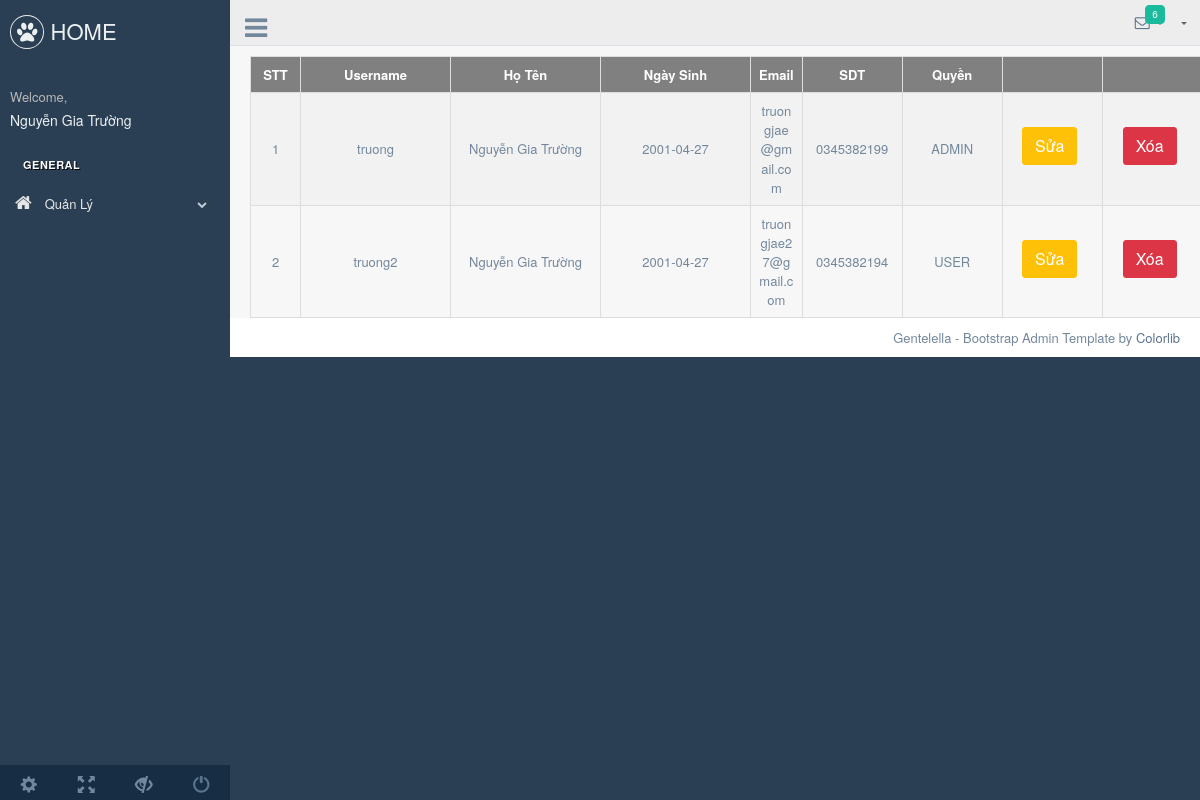
Page /admin/production/user.php (signed in) on the committed database.
### tables this page shows
CREATE TABLE `user` (
  `id` int(11) NOT NULL,
  `username` varchar(255) NOT NULL,
  `password` varchar(255) NOT NULL,
  `fullname` varchar(255) NOT NULL,
  `dob` date NOT NULL,
  `address` varchar(255) NOT NULL,
  `role` tinyint(1) NOT NULL DEFAULT 0,
  `gender` tinyint(1) NOT NULL DEFAULT 0,
  `email` varchar(255) NOT NULL,
  `phone` varchar(10) NOT NULL
);

### backend/auth.php (called while the page is built, shortened)
<?php
require_once (__DIR__."../../connect.php") ;
class Auth{
    public static function findOneByUsernameAndPassword($username,$password){
        global $conn;
        $sql="select * from user where username = '$username' and password = '$password'";
        $run = mysqli_query($conn,$sql)->fetch_assoc();
        return $run;
    }
    public static function loginWithCookie(){
        if(isset($_COOKIE['username']) && isset($_COOKIE['password'])) {
            $username= $_COOKIE['username'];
            $password= $_COOKIE['password'];
            $run = Auth::findOneByUsernameAndPassword($username,$password);
            return $run ? $run : null;
        }
        return null;
    }
}

### repository/userRepository.php (called while the page is built, shortened)
<?php
    require_once(__DIR__."../../connect.php");
    class UserRepository{
        public function getAll(){
            global $conn;
            $sql = "select * from user";
            return mysqli_query($conn,$sql);
        }
    }
?>

### backend/filterAdmin.php (called while the page is built, shortened)
<?php
    require_once("auth.php");
    $checkCookie = Auth::loginWithCookie();
?>

### admin/production/user.php (the view, shortened to what this page needs)
<?php
    require_once("../../backend/filterAdmin.php");
    require_once("../../repository/userRepository.php");
    $userRepository = new UserRepository();
    $userList = $userRepository->getAll();
?>
<!DOCTYPE html>
<html lang="en">
  <head>
    <link href="../vendors/bootstrap/dist/css/bootstrap.min.css" rel="stylesheet">
    <link href="../vendors/font-awesome/css/font-awesome.min.css" rel="stylesheet">
    <link href="../vendors/nprogress/nprogress.css" rel="stylesheet">
    <link href="../vendors/iCheck/skins/flat/green.css" rel="stylesheet">
    <link href="../vendors/bootstrap-progressbar/css/bootstrap-progressbar-3.3.4.min.css" rel="stylesheet">
    <link href="../vendors/jqvmap/dist/jqvmap.min.css" rel="stylesheet"/>
    <link href="../vendors/bootstrap-daterangepicker/daterangepicker.css" rel="stylesheet">
    <link href="../build/css/custom.min.css" rel="stylesheet">
    <link href="css/shoe.css" rel="stylesheet">
  </head>
  <body class="nav-md">
    <div class="container body">
      <div class="main_container">
        <div class="col-md-3 left_col">
          <div class="left_col scroll-view">
            <div class="navbar nav_title" style="border: 0;">
              <a href="../../index.php" class="site_title"><i class="fa fa-paw"></i> <span>HOME</span></a>
            </div>
            <div class="profile clearfix">
              <div class="profile_info">
                <span>Welcome,</span>
                <h2> <?php require_once("../../backend/filterWithCookieAdmin.php") ?></h2>
              </div>
            </div>
            <br />
            <div id="sidebar-menu" class="main_menu_side hidden-print main_menu">
              <div class="menu_section">
                <h3>General</h3>
                <ul class="nav side-menu">
                  <li><a><i class="fa fa-home"></i> Quản Lý <span class="fa fa-chevron-down"></span></a>
                  </li>
                </ul>
              </div>
            </div>
            <div class="sidebar-footer hidden-small">
              <a data-toggle="tooltip" data-placement="top" title="Settings">
                <span class="glyphicon glyphicon-cog" aria-hidden="true"></span>
              </a>
              <a data-toggle="tooltip" data-placement="top" title="FullScreen">
                <span class="glyphicon glyphicon-fullscreen" aria-hidden="true"></span>
              </a>
              <a data-toggle="tooltip" data-placement="top" title="Lock">
                <span class="glyphicon glyphicon-eye-close" aria-hidden="true"></span>
              </a>
              <a data-toggle="tooltip" data-placement="top" title="Logout" href="login.html">
                <span class="glyphicon glyphicon-off" aria-hidden="true"></span>
              </a>
            </div>
          </div>
        </div>
        <div class="top_nav">
          <div class="nav_menu">
              <div class="nav toggle">
                <a id="menu_toggle"><i class="fa fa-bars"></i></a>
              </div>
              <nav class="nav navbar-nav">
              <ul class=" navbar-right">
                <li class="nav-item dropdown open" style="padding-left: 15px;">
                  <a href="javascript:;" class="user-profile dropdown-toggle" aria-haspopup="true" id="navbarDropdown" data-toggle="dropdown" aria-expanded="false">
                    <?php require_once("../../backend/filterWithCookieAdmin.php") ?>
                  </a>
                </li>
                <li role="presentation" class="nav-item dropdown open">
                  <a href="javascript:;" class="dropdown-toggle info-number" id="navbarDropdown1" data-toggle="dropdown" aria-expanded="false">
                    <i class="fa fa-envelope-o"></i>
                    <span class="badge bg-green">6</span>
                  </a>
                </li>
              </ul>
            </nav>
          </div>
        </div>
        <div class="right_col" role="main">
          <table id="tableShoe">
            <tr>
              <th class="text-center" style="min-width:50px">STT</th>
              <th class="text-center" style="min-width:150px">Username</th>
              <th class="text-center" style="min-width:150px">Họ Tên</th>
              <th class="text-center" style="min-width:150px">Ngày Sinh</th>
              <th class="text-center" style="min-width:50px">Email</th>
              <th class="text-center" style="min-width:100px">SDT</th>
              <th class="text-center" style="min-width:100px">Quyền</th>
              <th class="text-center" style="min-width:100px"> </th>
              <th class="text-center" style="min-width:100px"> </th>
            </tr>
            <?php
                  $i=1;
                  foreach($userList as $user){
              ?>
            <tr>
                <td><?php echo $i++; ?></td>
                <td><?php echo $user['username']?></td>
                <td><?php echo $user['fullname']?></td>
                <td><?php echo $user['dob']?></td>
                <td><?php echo $user['email']?></td>
                <td><?php echo $user['phone']?></td>
                <td><?php echo $user['role']==1 ? "ADMIN" : "USER" ?></td>
                <td><a class="btn btn-warning" href="updateUser.php?id=<?php echo $user['id']?>" role="button">Sửa</a></td>
                <td><a class="btn btn-danger" href="deleteUser.php?id=<?php echo $user['id']?>" role="button" onclick="return confirm('Bạn có muốn xóa không?');">Xóa</a></td>
            </tr>
            <?php
                  }
            ?>
        </table>
        </div>
        <footer>
          <div class="pull-right">
            Gentelella - Bootstrap Admin Template by <a href="https://colorlib.com">Colorlib</a>
          </div>
          <div class="clearfix"></div>
        </footer>
      </div>
    </div>
  </body>
</html>

### backend/filterWithCookieAdmin.php
<?php
    require_once("auth.php");
    $checkCookie = Auth::loginWithCookie();
    if($checkCookie != null){
        echo $checkCookie['fullname'];
    }
?>

### admin/production/css/shoe.css (style rules this page uses)
table, th, td { border:1px solid black; text-align: center; }
td { word-break: break-all; }
#tableShoe { border-collapse: collapse; width: 100%; margin: 0 auto; }
#tableShoe td, #tableShoe th { border: 1px solid #ddd; padding: 8px; }
#tableShoe tr:nth-child(even) { background-color: #f2f2f2; }
#tableShoe th { text-align: left; background-color: grey; color: white; }

### rows in the picture
user: fullname "Nguyễn Gia Trường", username "truong", dob "2001-04-27", email "truongjae@gmail.com", phone "0345382199", role "ADMIN"
user: username "truong2", fullname "Nguyễn Gia Trường", dob "2001-04-27", email "truongjae27@gmail.com", phone "0345382194", role "USER"
